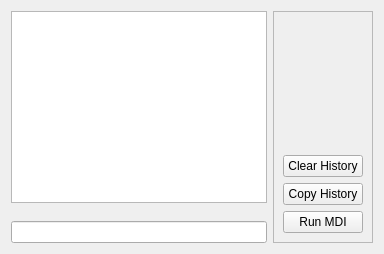
      <widget class="QWidget" name="tab_4">
       <attribute name="title">
        <string>MDI</string>
       </attribute>
       <layout class="QGridLayout" name="gridLayout_7">
        <item row="0" column="0">
         <widget class="QListWidget" name="mdi_history_lw"/>
        </item>
        <item row="3" column="0">
         <widget class="QLineEdit" name="mdi_command_le">
          <property name="input" stdset="0">
           <string>keyboard</string>
          </property>
         </widget>
        </item>
        <item row="0" column="1" rowspan="4">
         <widget class="QFrame" name="frame_4">
          <property name="frameShape">
           <enum>QFrame::StyledPanel</enum>
          </property>
          <property name="frameShadow">
           <enum>QFrame::Raised</enum>
          </property>
          <layout class="QGridLayout" name="gridLayout_19">
           <item row="2" column="0">
            <widget class="QPushButton" name="copy_mdi_history_pb">
             <property name="text">
              <string>Copy History</string>
             </property>
            </widget>
           </item>
           <item row="3" column="0">
            <widget class="QPushButton" name="run_mdi_pb">
             <property name="text">
              <string>Run MDI</string>
             </property>
            </widget>
           </item>
           <item row="1" column="0">
            <widget class="QPushButton" name="clear_mdi_history_pb">
             <property name="text">
              <string>Clear History</string>
             </property>
            </widget>
           </item>
           <item row="0" column="0">
            <spacer name="verticalSpacer">
             <property name="orientation">
              <enum>Qt::Vertical</enum>
             </property>
             <property name="sizeHint" stdset="0">
              <size>
               <width>20</width>
               <height>40</height>
              </size>
             </property>
            </spacer>
           </item>
          </layout>
         </widget>
        </item>
       </layout>
      </widget>
